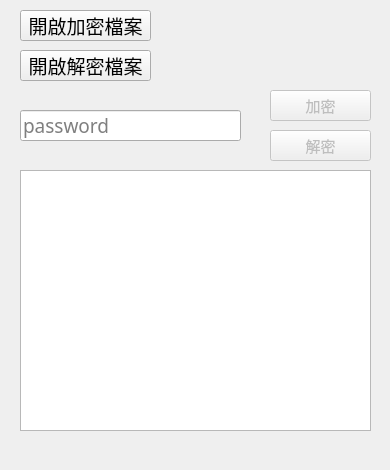
<?xml version="1.0" encoding="UTF-8"?>
<ui version="4.0">
 <class>MainWindow</class>
 <widget class="QMainWindow" name="MainWindow">
  <property name="geometry">
   <rect>
    <x>0</x>
    <y>0</y>
    <width>390</width>
    <height>470</height>
   </rect>
  </property>
  <property name="minimumSize">
   <size>
    <width>390</width>
    <height>470</height>
   </size>
  </property>
  <property name="maximumSize">
   <size>
    <width>390</width>
    <height>470</height>
   </size>
  </property>
  <property name="windowTitle">
   <string>mainWindow</string>
  </property>
  <widget class="QWidget" name="centralwidget">
   <widget class="QPushButton" name="_openEncryptFile">
    <property name="geometry">
     <rect>
      <x>20</x>
      <y>10</y>
      <width>131</width>
      <height>31</height>
     </rect>
    </property>
    <property name="font">
     <font>
      <family>微軟正黑體</family>
      <pointsize>14</pointsize>
     </font>
    </property>
    <property name="text">
     <string>開啟加密檔案</string>
    </property>
   </widget>
   <widget class="QLabel" name="_fileName">
    <property name="geometry">
     <rect>
      <x>160</x>
      <y>10</y>
      <width>221</width>
      <height>61</height>
     </rect>
    </property>
    <property name="font">
     <font>
      <family>微軟正黑體</family>
      <pointsize>20</pointsize>
     </font>
    </property>
    <property name="text">
     <string/>
    </property>
   </widget>
   <widget class="QLineEdit" name="lineEdit">
    <property name="geometry">
     <rect>
      <x>20</x>
      <y>110</y>
      <width>221</width>
      <height>31</height>
     </rect>
    </property>
    <property name="font">
     <font>
      <family>微軟正黑體</family>
      <pointsize>14</pointsize>
     </font>
    </property>
    <property name="inputMask">
     <string/>
    </property>
    <property name="text">
     <string/>
    </property>
    <property name="placeholderText">
     <string>password</string>
    </property>
   </widget>
   <widget class="QPushButton" name="_encrypt">
    <property name="enabled">
     <bool>false</bool>
    </property>
    <property name="geometry">
     <rect>
      <x>270</x>
      <y>90</y>
      <width>101</width>
      <height>31</height>
     </rect>
    </property>
    <property name="font">
     <font>
      <family>微軟正黑體</family>
      <pointsize>11</pointsize>
     </font>
    </property>
    <property name="text">
     <string>加密</string>
    </property>
   </widget>
   <widget class="QPushButton" name="_decrypt">
    <property name="enabled">
     <bool>false</bool>
    </property>
    <property name="geometry">
     <rect>
      <x>270</x>
      <y>130</y>
      <width>101</width>
      <height>31</height>
     </rect>
    </property>
    <property name="font">
     <font>
      <family>微軟正黑體</family>
      <pointsize>11</pointsize>
     </font>
    </property>
    <property name="text">
     <string>解密</string>
    </property>
   </widget>
   <widget class="QTextEdit" name="textEdit">
    <property name="geometry">
     <rect>
      <x>20</x>
      <y>170</y>
      <width>351</width>
      <height>261</height>
     </rect>
    </property>
   </widget>
   <widget class="QLabel" name="_message">
    <property name="geometry">
     <rect>
      <x>20</x>
      <y>440</y>
      <width>351</width>
      <height>21</height>
     </rect>
    </property>
    <property name="font">
     <font>
      <family>微軟正黑體</family>
      <pointsize>12</pointsize>
     </font>
    </property>
    <property name="text">
     <string/>
    </property>
   </widget>
   <widget class="QPushButton" name="_openDecryptFile">
    <property name="geometry">
     <rect>
      <x>20</x>
      <y>50</y>
      <width>131</width>
      <height>31</height>
     </rect>
    </property>
    <property name="font">
     <font>
      <family>微軟正黑體</family>
      <pointsize>14</pointsize>
     </font>
    </property>
    <property name="text">
     <string>開啟解密檔案</string>
    </property>
   </widget>
  </widget>
 </widget>
 <resources/>
 <connections/>
</ui>
